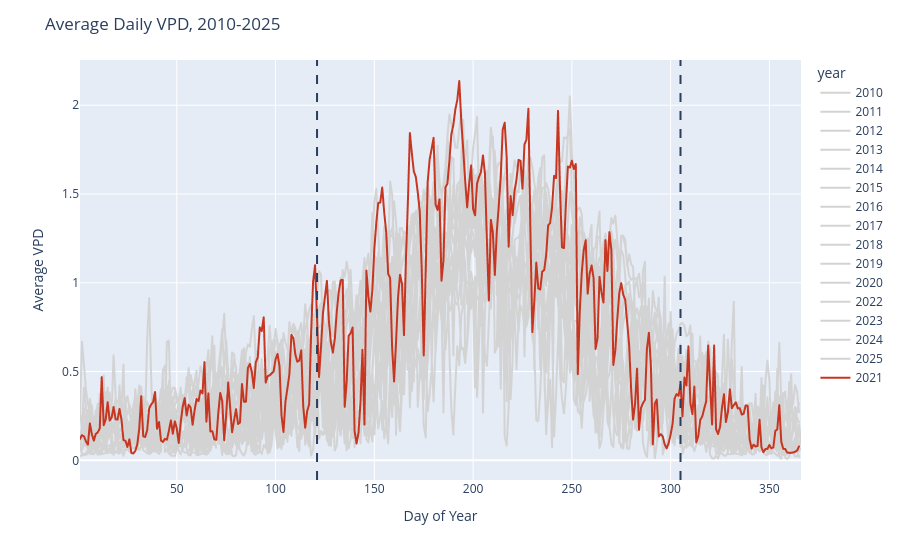

The notebook cell this image was saved under:
### Code cell
fig_2010 = create_annual_lineplot(grouped_weather, vpd_column='avg_val', year_list=list(range(2010,2025 + 1)), highlight_year='2021')
fig_2010.update_layout(title='Average Daily VPD, 2010-2025', xaxis_title='Day of Year', yaxis_title='Average VPD')
fig_2010.show()

### Figure 1 — Plotly figure (JSON) as saved in the notebook; plotly's stock layout.template omitted (floating-point values rounded to 4 significant figures; data arrays with more than 128 entries replaced by an {"elided": "..."} marker saying what was removed)
{"data": [{"hovertemplate": "year=2010<br>DOY=%{x}<br>avg_val=%{y}<extra></extra>", "legendgroup": "2010", "line": {"color": "lightgrey", "dash": "solid"}, "marker": {"symbol": "circle"}, "mode": "lines", "name": "2010", "showlegend": true, "type": "scattergl", "x": {"elided": "357 int values"}, "xaxis": "x", "y": {"elided": "357 float values"}, "yaxis": "y"}, {"hovertemplate": "year=2011<br>DOY=%{x}<br>avg_val=%{y}<extra></extra>", "legendgroup": "2011", "line": {"color": "lightgrey", "dash": "solid"}, "marker": {"symbol": "circle"}, "mode": "lines", "name": "2011", "showlegend": true, "type": "scattergl", "x": {"elided": "364 int values"}, "xaxis": "x", "y": {"elided": "364 float values"}, "yaxis": "y"}, {"hovertemplate": "year=2012<br>DOY=%{x}<br>avg_val=%{y}<extra></extra>", "legendgroup": "2012", "line": {"color": "lightgrey", "dash": "solid"}, "marker": {"symbol": "circle"}, "mode": "lines", "name": "2012", "showlegend": true, "type": "scattergl", "x": {"elided": "366 int values"}, "xaxis": "x", "y": {"elided": "366 float values"}, "yaxis": "y"}, {"hovertemplate": "year=2013<br>DOY=%{x}<br>avg_val=%{y}<extra></extra>", "legendgroup": "2013", "line": {"color": "lightgrey", "dash": "solid"}, "marker": {"symbol": "circle"}, "mode": "lines", "name": "2013", "showlegend": true, "type": "scattergl", "x": {"elided": "365 int values"}, "xaxis": "x", "y": {"elided": "365 float values"}, "yaxis": "y"}, {"hovertemplate": "year=2014<br>DOY=%{x}<br>avg_val=%{y}<extra></extra>", "legendgroup": "2014", "line": {"color": "lightgrey", "dash": "solid"}, "marker": {"symbol": "circle"}, "mode": "lines", "name": "2014", "showlegend": true, "type": "scattergl", "x": {"elided": "365 int values"}, "xaxis": "x", "y": {"elided": "365 float values"}, "yaxis": "y"}, {"hovertemplate": "year=2015<br>DOY=%{x}<br>avg_val=%{y}<extra></extra>", "legendgroup": "2015", "line": {"color": "lightgrey", "dash": "solid"}, "marker": {"symbol": "circle"}, "mode": "lines", "name": "2015", "showlegend": true, "type": "scattergl", "x": {"elided": "365 int values"}, "xaxis": "x", "y": {"elided": "365 float values"}, "yaxis": "y"}, {"hovertemplate": "year=2016<br>DOY=%{x}<br>avg_val=%{y}<extra></extra>", "legendgroup": "2016", "line": {"color": "lightgrey", "dash": "solid"}, "marker": {"symbol": "circle"}, "mode": "lines", "name": "2016", "showlegend": true, "type": "scattergl", "x": {"elided": "366 int values"}, "xaxis": "x", "y": {"elided": "366 float values"}, "yaxis": "y"}, {"hovertemplate": "year=2017<br>DOY=%{x}<br>avg_val=%{y}<extra></extra>", "legendgroup": "2017", "line": {"color": "lightgrey", "dash": "solid"}, "marker": {"symbol": "circle"}, "mode": "lines", "name": "2017", "showlegend": true, "type": "scattergl", "x": {"elided": "346 int values"}, "xaxis": "x", "y": {"elided": "346 float values"}, "yaxis": "y"}, {"hovertemplate": "year=2018<br>DOY=%{x}<br>avg_val=%{y}<extra></extra>", "legendgroup": "2018", "line": {"color": "lightgrey", "dash": "solid"}, "marker": {"symbol": "circle"}, "mode": "lines", "name": "2018", "showlegend": true, "type": "scattergl", "x": {"elided": "365 int values"}, "xaxis": "x", "y": {"elided": "365 float values"}, "yaxis": "y"}, {"hovertemplate": "year=2019<br>DOY=%{x}<br>avg_val=%{y}<extra></extra>", "legendgroup": "2019", "line": {"color": "lightgrey", "dash": "solid"}, "marker": {"symbol": "circle"}, "mode": "lines", "name": "2019", "showlegend": true, "type": "scattergl", "x": {"elided": "365 int values"}, "xaxis": "x", "y": {"elided": "365 float values"}, "yaxis": "y"}, {"hovertemplate": "year=2020<br>DOY=%{x}<br>avg_val=%{y}<extra></extra>", "legendgroup": "2020", "line": {"color": "lightgrey", "dash": "solid"}, "marker": {"symbol": "circle"}, "mode": "lines", "name": "2020", "showlegend": true, "type": "scattergl", "x": {"elided": "366 int values"}, "xaxis": "x", "y": {"elided": "366 float values"}, "yaxis": "y"}, {"hovertemplate": "year=2022<br>DOY=%{x}<br>avg_val=%{y}<extra></extra>", "legendgroup": "2022", "line": {"color": "lightgrey", "dash": "solid"}, "marker": {"symbol": "circle"}, "mode": "lines", "name": "2022", "showlegend": true, "type": "scattergl", "x": {"elided": "365 int values"}, "xaxis": "x", "y": {"elided": "365 float values"}, "yaxis": "y"}, {"hovertemplate": "year=2023<br>DOY=%{x}<br>avg_val=%{y}<extra></extra>", "legendgroup": "2023", "line": {"color": "lightgrey", "dash": "solid"}, "marker": {"symbol": "circle"}, "mode": "lines", "name": "2023", "showlegend": true, "type": "scattergl", "x": {"elided": "364 int values"}, "xaxis": "x", "y": {"elided": "364 float values"}, "yaxis": "y"}, {"hovertemplate": "year=2024<br>DOY=%{x}<br>avg_val=%{y}<extra></extra>", "legendgroup": "2024", "line": {"color": "lightgrey", "dash": "solid"}, "marker": {"symbol": "circle"}, "mode": "lines", "name": "2024", "showlegend": true, "type": "scattergl", "x": {"elided": "366 int values"}, "xaxis": "x", "y": {"elided": "366 float values"}, "yaxis": "y"}, {"hovertemplate": "year=2025<br>DOY=%{x}<br>avg_val=%{y}<extra></extra>", "legendgroup": "2025", "line": {"color": "lightgrey", "dash": "solid"}, "marker": {"symbol": "circle"}, "mode": "lines", "name": "2025", "showlegend": true, "type": "scattergl", "x": {"elided": "365 int values"}, "xaxis": "x", "y": {"elided": "365 float values"}, "yaxis": "y"}, {"hovertemplate": "year=2021<br>DOY=%{x}<br>avg_val=%{y}<extra></extra>", "legendgroup": "2021", "line": {"color": "#c73620", "dash": "solid"}, "marker": {"symbol": "circle"}, "mode": "lines", "name": "2021", "showlegend": true, "type": "scattergl", "x": {"elided": "365 int values"}, "xaxis": "x", "y": {"elided": "365 float values"}, "yaxis": "y"}], "layout": {"legend": {"title": {"text": "year"}, "tracegroupgap": 0}, "margin": {"t": 60}, "shapes": [{"line": {"dash": "dash"}, "type": "line", "x0": "121", "x1": "121", "xref": "x", "y0": 0, "y1": 1, "yref": "y domain"}, {"line": {"dash": "dash"}, "type": "line", "x0": "305", "x1": "305", "xref": "x", "y0": 0, "y1": 1, "yref": "y domain"}], "title": {"text": "Average Daily VPD, 2010-2025"}, "xaxis": {"anchor": "y", "domain": [0, 1], "title": {"text": "Day of Year"}}, "yaxis": {"anchor": "x", "domain": [0, 1], "title": {"text": "Average VPD"}}}}
